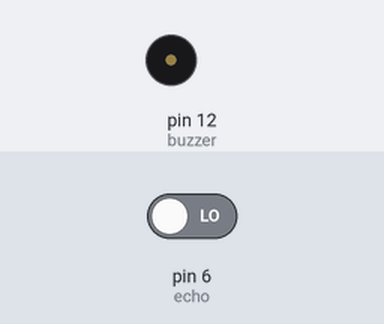
Bench run of a sketch on a simulated Arduino Uno, built with avr-gcc and run on an emulated ATmega328P. On the bench: buzzer (waves = sounding). Inputs (shaded band) come from the test bench; at power-on: pin 6 (echo) LOW.

Above: at 0.1 s.
At 1.1 s:
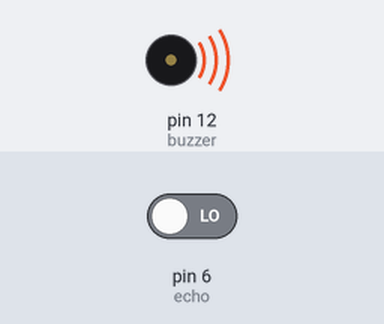
Timing chart, 0 to 2.6 s (numbered marks = the images above):
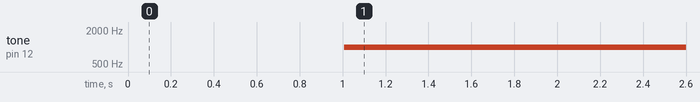

Measured:
- by itself, tone on pin 12 (buzzer): silent → 1000 Hz at 1.0 s

The sketch:

ALARMA.ino
```cpp
#define trig 7                        // Emisor de pulso o señal
#define echo 6                        // Receptor "del eco" del pulso o señal
#define buzzer 12                     //Zumbador

void setup() {
  pinMode(trig, OUTPUT);
  pinMode(echo, INPUT);
  pinMode(buzzer, OUTPUT);

}

void loop() {
  long duration, distance;            //Establecemos duration y distance como variables numéricas extensas
  digitalWrite(trig, LOW);
  delay(2);
  digitalWrite(trig, HIGH);           //Mandamos un pulso de 5 microsegundos
  delay(5);
  digitalWrite(trig, LOW);            //Apagamos
  duration = pulseIn(echo, HIGH);
  distance = (duration/2)*0.0343;

  if (distance < 10) {
  tone(buzzer, 1000);
  delay(5000);
}else{
  noTone(buzzer);
}
}
```
